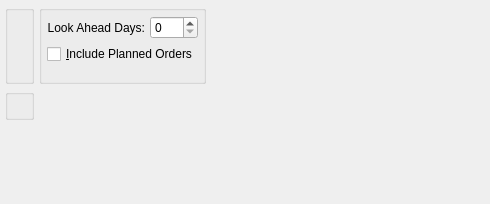
<?xml version="1.0" encoding="UTF-8"?>
<ui version="4.0">
 <comment>This file is part of the xTuple ERP: PostBooks Edition, a free and
open source Enterprise Resource Planning software suite,
Copyright (c) 1999-2010 by OpenMFG LLC, d/b/a xTuple.
It is licensed to you under the Common Public Attribution License
version 1.0, the full text of which (including xTuple-specific Exhibits)
is available at www.xtuple.com/CPAL.  By using this software, you agree
to be bound by its terms.</comment>
 <class>dspReorderExceptionsByPlannerCode</class>
 <widget class="QWidget" name="dspReorderExceptionsByPlannerCode">
  <property name="geometry">
   <rect>
    <x>0</x>
    <y>0</y>
    <width>490</width>
    <height>204</height>
   </rect>
  </property>
  <property name="sizePolicy">
   <sizepolicy hsizetype="Preferred" vsizetype="Expanding">
    <horstretch>0</horstretch>
    <verstretch>1</verstretch>
   </sizepolicy>
  </property>
  <property name="windowTitle">
   <string>Reorder Exceptions by Planner Code</string>
  </property>
  <layout class="QVBoxLayout" name="verticalLayout_3">
   <item>
    <layout class="QHBoxLayout" name="horizontalLayout_2">
     <item>
      <widget class="ParameterGroup" name="_plannerCode">
       <property name="title">
        <string/>
       </property>
       <property name="fixedSize">
        <bool>false</bool>
       </property>
      </widget>
     </item>
     <item>
      <widget class="QGroupBox" name="_optionsGroup">
       <property name="title">
        <string/>
       </property>
       <layout class="QGridLayout" name="gridLayout_2">
        <item row="0" column="0">
         <layout class="QVBoxLayout" name="verticalLayout_2">
          <item>
           <layout class="QVBoxLayout" name="verticalLayout">
            <item>
             <layout class="QHBoxLayout">
              <property name="spacing">
               <number>5</number>
              </property>
              <item>
               <widget class="QLabel" name="_lookAheadLit">
                <property name="text">
                 <string>Look Ahead Days:</string>
                </property>
                <property name="alignment">
                 <set>Qt::AlignRight|Qt::AlignTrailing|Qt::AlignVCenter</set>
                </property>
               </widget>
              </item>
              <item>
               <widget class="QSpinBox" name="_days">
                <property name="maximum">
                 <number>999</number>
                </property>
               </widget>
              </item>
             </layout>
            </item>
            <item>
             <widget class="XCheckBox" name="_includePlanned">
              <property name="text">
               <string>&amp;Include Planned Orders</string>
              </property>
             </widget>
            </item>
           </layout>
          </item>
          <item>
           <spacer name="verticalSpacer">
            <property name="orientation">
             <enum>Qt::Vertical</enum>
            </property>
            <property name="sizeType">
             <enum>QSizePolicy::MinimumExpanding</enum>
            </property>
            <property name="sizeHint" stdset="0">
             <size>
              <width>20</width>
              <height>0</height>
             </size>
            </property>
           </spacer>
          </item>
         </layout>
        </item>
       </layout>
      </widget>
     </item>
     <item>
      <spacer name="horizontalSpacer">
       <property name="orientation">
        <enum>Qt::Horizontal</enum>
       </property>
       <property name="sizeHint" stdset="0">
        <size>
         <width>0</width>
         <height>20</height>
        </size>
       </property>
      </spacer>
     </item>
    </layout>
   </item>
   <item>
    <layout class="QHBoxLayout" name="horizontalLayout">
     <item>
      <widget class="WarehouseGroup" name="_warehouse">
       <property name="title">
        <string/>
       </property>
       <property name="fixedSize">
        <bool>false</bool>
       </property>
      </widget>
     </item>
     <item>
      <spacer name="horizontalSpacer_2">
       <property name="orientation">
        <enum>Qt::Horizontal</enum>
       </property>
       <property name="sizeHint" stdset="0">
        <size>
         <width>0</width>
         <height>20</height>
        </size>
       </property>
      </spacer>
     </item>
    </layout>
   </item>
   <item>
    <spacer name="verticalSpacer_2">
     <property name="orientation">
      <enum>Qt::Vertical</enum>
     </property>
     <property name="sizeHint" stdset="0">
      <size>
       <width>20</width>
       <height>0</height>
      </size>
     </property>
    </spacer>
   </item>
  </layout>
 </widget>
 <layoutdefault spacing="5" margin="5"/>
 <pixmapfunction>qPixmapFromMimeSource</pixmapfunction>
 <customwidgets>
  <customwidget>
   <class>ParameterGroup</class>
   <extends>QGroupBox</extends>
   <header>parametergroup.h</header>
  </customwidget>
  <customwidget>
   <class>WarehouseGroup</class>
   <extends>QGroupBox</extends>
   <header>warehousegroup.h</header>
  </customwidget>
  <customwidget>
   <class>XCheckBox</class>
   <extends>QCheckBox</extends>
   <header>xcheckbox.h</header>
  </customwidget>
 </customwidgets>
 <tabstops>
  <tabstop>_plannerCode</tabstop>
  <tabstop>_warehouse</tabstop>
  <tabstop>_days</tabstop>
 </tabstops>
 <resources/>
 <connections/>
</ui>
